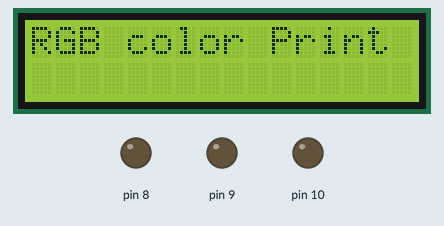
The sketch below on a simulated Arduino Uno, built with avr-gcc and run on an emulated ATmega328P. Shown: 16×2 character LCD, output pins drawn as LEDs (lit = HIGH).

Above: at 0.1 s.
At 1.1 s:
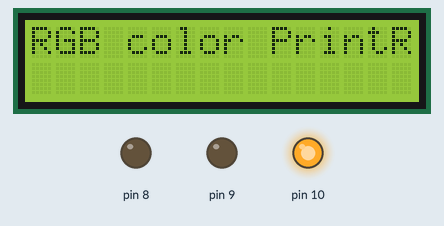
At 9.1 s:
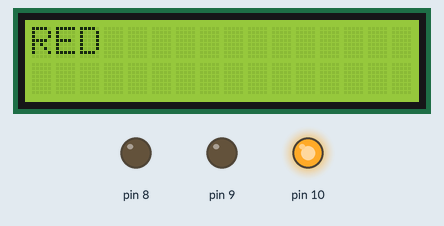
At 19.2 s:
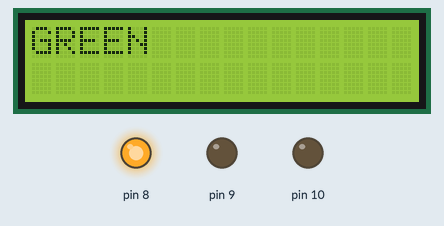
At 38.2 s:
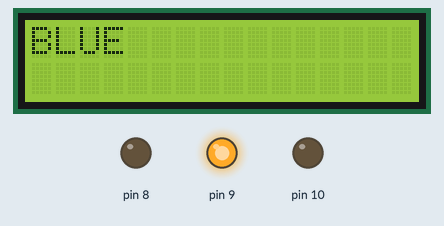
Timing chart, 0 to 40.0 s (numbered marks = the images above):
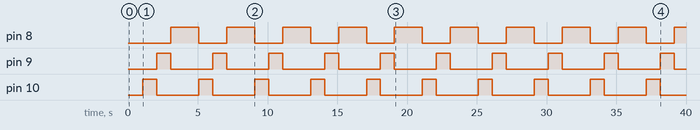

The sketch:

rgb1__1_.ino
```cpp
#include <LiquidCrystal.h>
LiquidCrystal lcd(12, 11, 5, 4, 3, 2);
void setup()
{
  lcd.begin(16, 2);
  pinMode(8, OUTPUT);
  pinMode(9, OUTPUT);
  pinMode(10, OUTPUT);
  lcd.print("RGB color Print");
}

void loop()
{ delay(1000);
  digitalWrite(10,HIGH);
  digitalWrite(9,LOW);
  digitalWrite(8,LOW);
  lcd.print("RED");
  delay(1000);
   lcd.clear();
   digitalWrite(9,HIGH);
  digitalWrite(10,LOW);
  digitalWrite(8,LOW);
  lcd.print("BLUE");
  delay(1000);
  lcd.clear();
   digitalWrite(8,HIGH);
  digitalWrite(10,LOW);
  digitalWrite(9,LOW);
  lcd.print("GREEN");
  delay(1000);
  lcd.clear();
}
```

Measured:
- by itself, pin 8: alternates HIGH for 2.0 s and LOW for 2.0 s
- by itself, pin 9, pin 10: alternates HIGH for 1.0 s and LOW for 3.0 s
- what the display in image 1 shows lasts 1.0 s, from 1.1 s to 2.1 s
